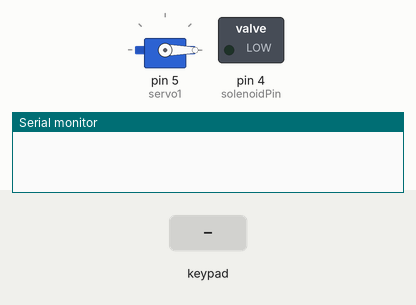
Simulated run of this sketch. Board: Arduino Uno, built with avr-gcc and run on an emulated ATmega328P. On the bench: servo, switched loads named in the sketch (green lamp = pin HIGH), the last lines printed to the serial monitor. The test bench sets the inputs (shaded band).

Above: at 1.2 s.
1.3 s: keypad keys 1 9 6 1 # pressed 0.4 s apart
At 3.3 s:
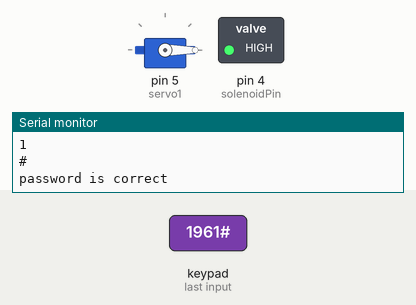
At 13.3 s:
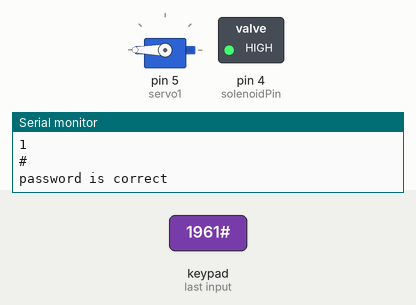
Timing chart, 0 to 14.4 s (numbered marks = the images above; inputs shaded):
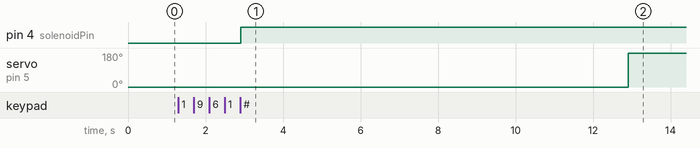

Measured:
- after the input at 1.3 s, pin 4 (solenoidPin): LOW → HIGH after 1.6 s; servo on pin 5 (servo1): 0° → 180° after 11.6 s

The sketch:

sketch_PAROL_copy_20250131115351.ino
```cpp
#include <Keypad.h>
#include <Servo.h>

Servo servo1;
int solenoidPin = 4;
const int ROW_NUM = 4;
const int COLUMN_NUM = 3;

char keys[ROW_NUM][COLUMN_NUM] = {
  {'1','2','3'},
  {'4','5','6'},
  {'7','8','9'},
  {'*','0','#'}
};

byte pin_rows[ROW_NUM] = {13, 12, 11, 10};
byte pin_column[COLUMN_NUM] = {9, 8, 7};

Keypad keypad = Keypad( makeKeymap(keys), pin_rows, pin_column, ROW_NUM, COLUMN_NUM );

const String password = "1961";
String input_password;

void setup(){
  Serial.begin(9600);
  input_password.reserve(32);
  servo1.attach(5);
  servo1.write(0);
  pinMode(solenoidPin, OUTPUT);
}
void loop(){
  char key = keypad.getKey();
  if (key){
    Serial.println(key);
    if(key == '*') {
      input_password = "";
    } else if(key == '#') {
      if(password == input_password) {
        Serial.println("password is correct");
        digitalWrite(solenoidPin, HIGH);
        delay(10000);
        servo1.write(180);
        delay(5000);
        servo1.write(0);
        delay(5000);
        digitalWrite(solenoidPin, LOW);
      } else {
        Serial.println("password is incorrect, try again");
      }
      input_password = "";
    } else {
 input_password += key;
 }
 }
}
```
